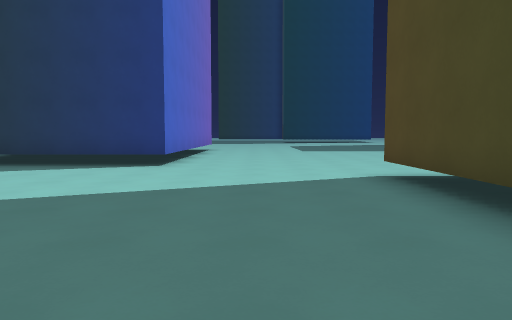
[1] (above)

24 first-person views from a walk through a Godot game level. The camera is 1.4 m above the floor, tilts 4° down and sees 70° across. The floor is counted in squares, 2 m on a side. Each view is taken from the middle of a square. On the plan, view 1 faces up. The plan holds only what a view shows up to about 11 squares ahead; the rest is blank. The place goes on beyond the plan. Door leaves are left out where a doorway can be walked through.

[2]
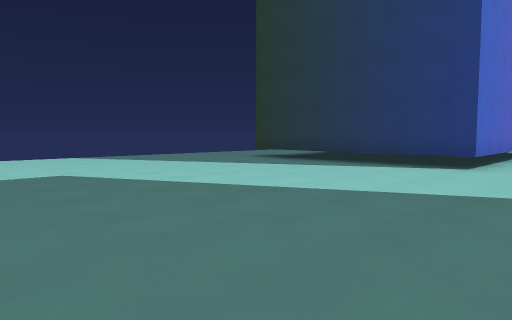

[3]
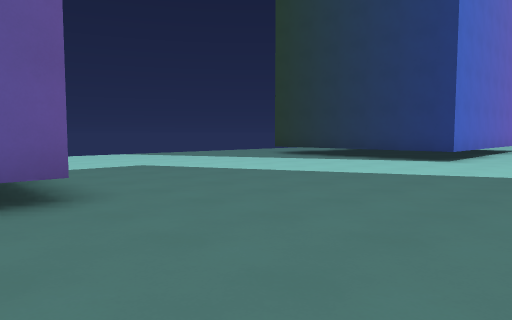

[4]
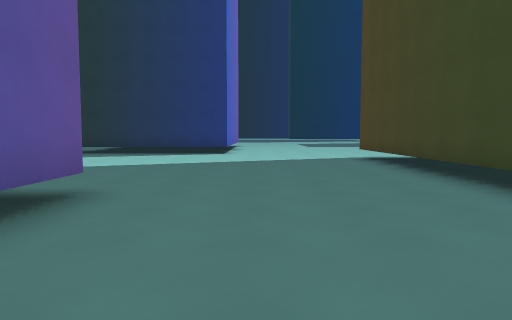

[5]
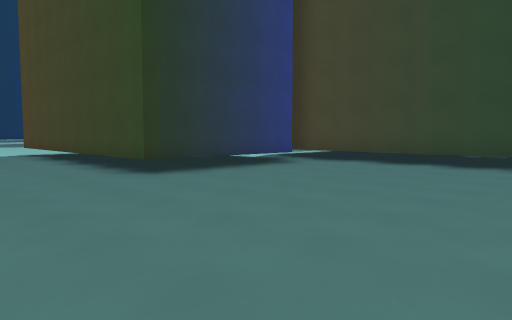

[6]
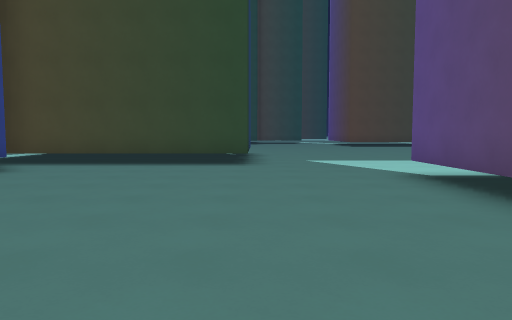

[7]
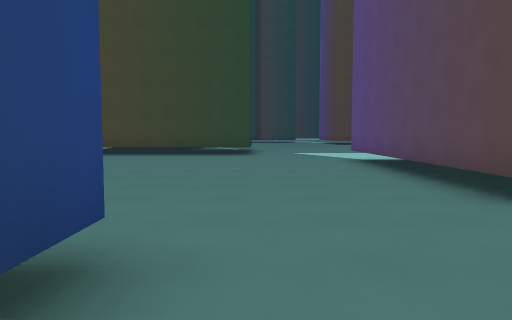

[8]
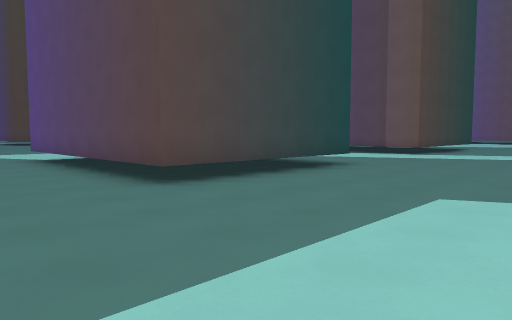

[9]
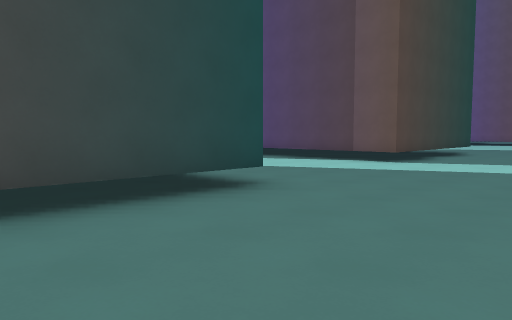

[10]
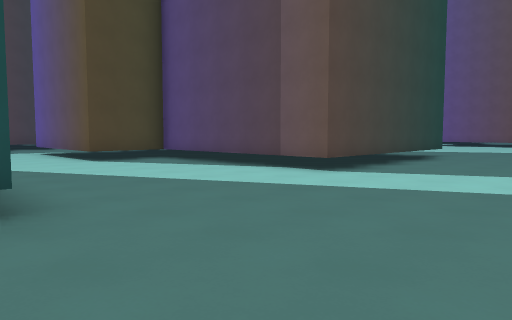

[11]
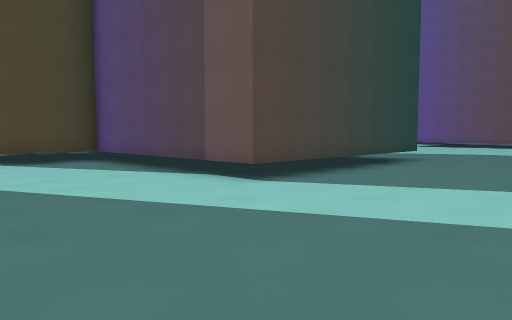

[12]
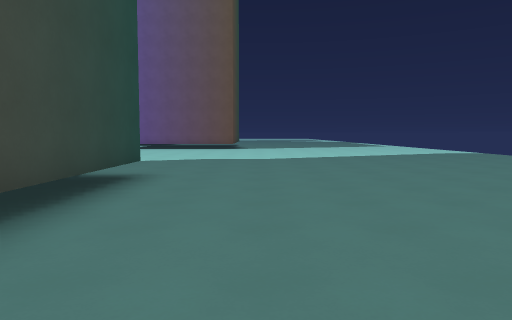

[13]
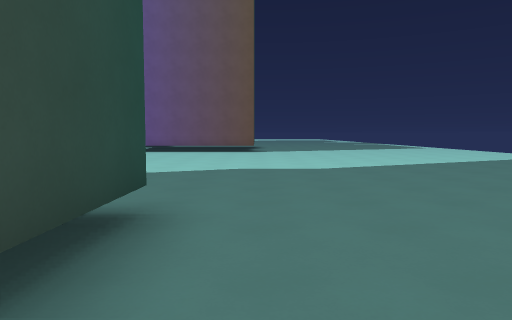

[14]
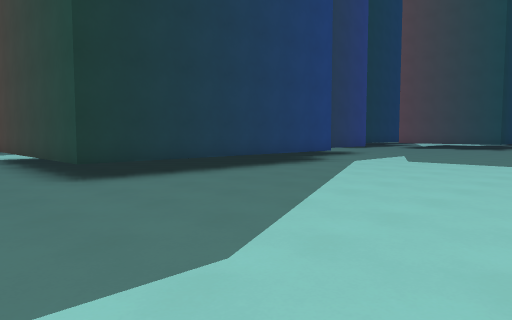

[15]
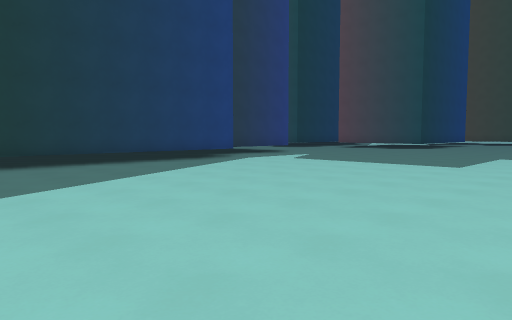

[16]
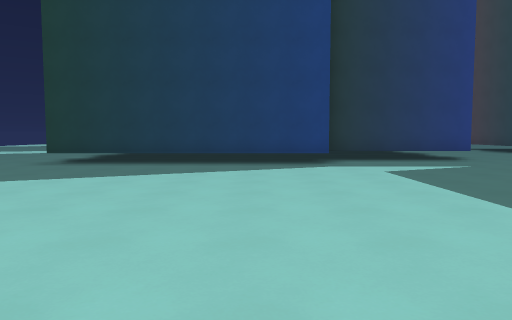

[17]
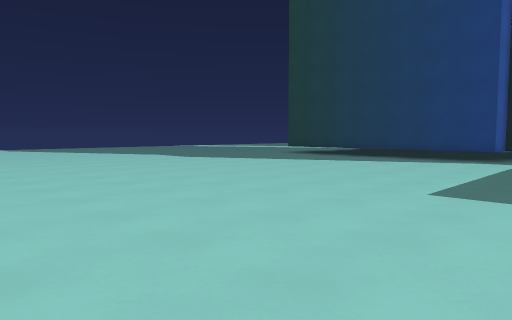

[18]
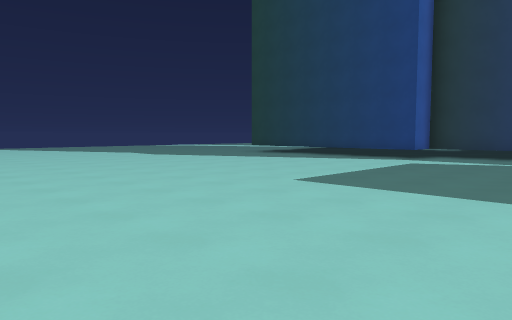

[19]
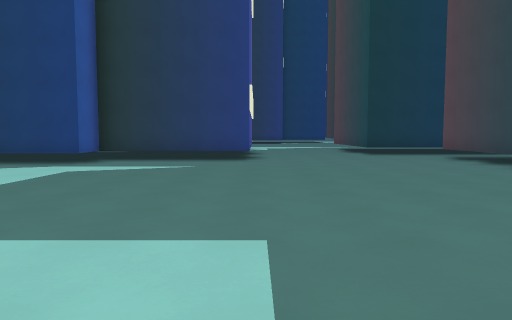

[20]
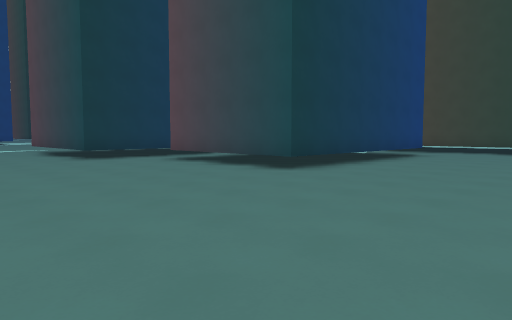

[21]
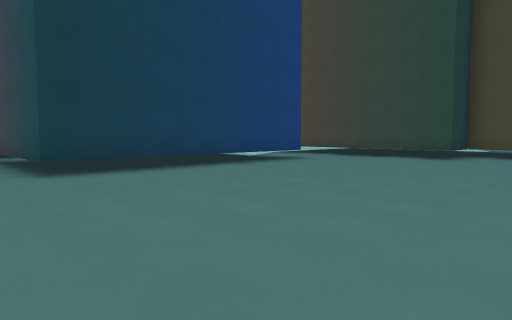

[22]
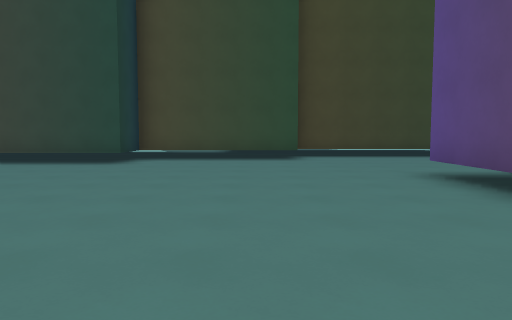

[23]
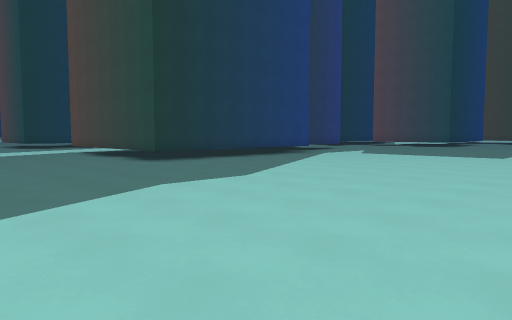

[24]
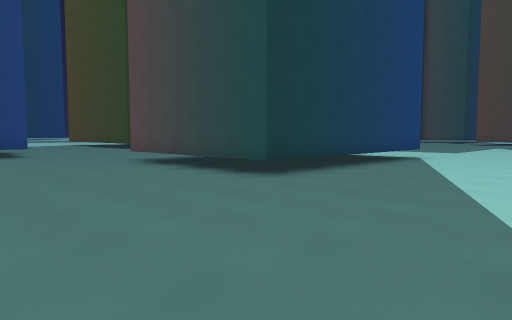

### Floor plan
Points are (right, up) in squares from view 1. A wall is a line through its corners. A room is listed if a view was taken in it or the views show most of it. See-through windows are left out.
Room 1 (views 1, 2, 3, 4, 5, 6)
walls: (-3, -0.6) (-3, -2.1); (6.4, -2) (2.2, -2) (2.2, 6.2); (-0.4, -9.7) (5.4, -9.7); (-2, 8.2) (-6.5, 8.2); (7.6, -6.9) (7.6, -1)
ways out: opening at (-1, -8) to room 2; opening at (0.5, 7); opening at (6.5, -8.5)
Room 2 (views 7, 8, 9, 10, 11, 12, 13, 14, 15, 16, 17, 18, 19, 20, 21, 22, 23, 24)
walls: (9.9, -25.1) (5.8, -25.1) (5.8, -26.2) (-1, -26.2) (-1, -19.9) (4.9, -19.9) (4.9, -17.7) (7, -17.7); (15, -22.4) (13.8, -22.4) (13.8, -21.2); (5.4, -14.7) (-1.4, -14.7) (-1.4, -9.7) (-0.4, -9.7); (22.6, -28.3) (15.7, -28.3) (15.7, -23.8); (20.2, -38) (22.4, -38); (26.4, -36.2) (26.4, -31.7) (24.9, -31.7) (24.9, -28.6); (-3, -6.2) (-3.9, -6.2)
ways out: opening at (-1, -8) to room 1; opening at (5.7, -16)

Where each view was taken, in squares from view 1:
view 1: 0 up, 0 right, facing up
view 2: 0 up, 0 right, facing up-left
view 3: 2 down, 1 right, facing up-left
view 4: 5 down, 1 left, facing up
view 5: 8 down, 1 left, facing up-right
view 6: 7 down, 1 left, facing right
view 7: 7 down, 5 left, facing right
view 8: 7 down, 6 left, facing down-right
view 9: 11 down, 5 left, facing down-right
view 10: 14 down, 5 left, facing down-right
view 11: 16 down, 5 left, facing down-right
view 12: 20 down, 3 left, facing down
view 13: 23 down, 2 left, facing down
view 14: 32 down, 3 left, facing up-right
view 15: 35 down, 2 left, facing up-right
view 16: 35 down, 4 right, facing up
view 17: 37 down, 8 right, facing up-left
view 18: 37 down, 10 right, facing up-left
view 19: 35 down, 10 right, facing up
view 20: 33 down, 10 right, facing up-right
view 21: 35 down, 14 right, facing up-right
view 22: 35 down, 16 right, facing right
view 23: 35 down, 6 left, facing up-right
view 24: 19 down, 6 left, facing up-right
